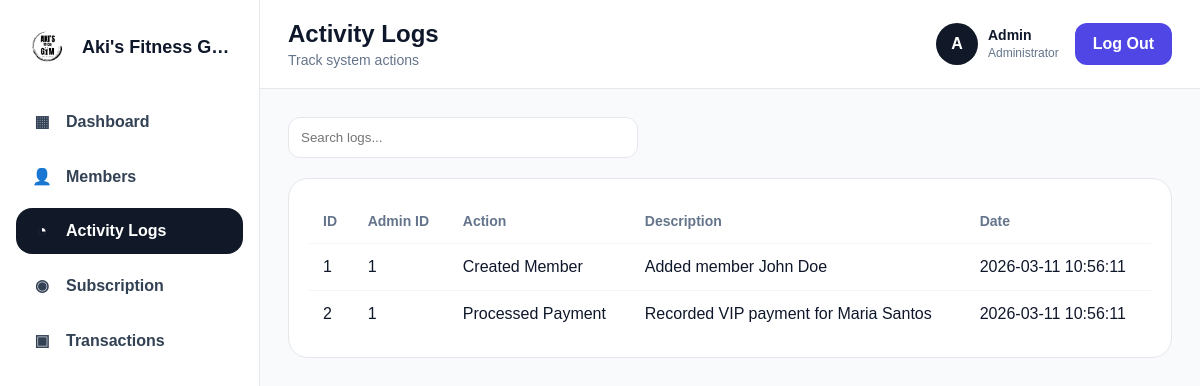
/pages/logs.php, run on an earlier commit of the app's database.
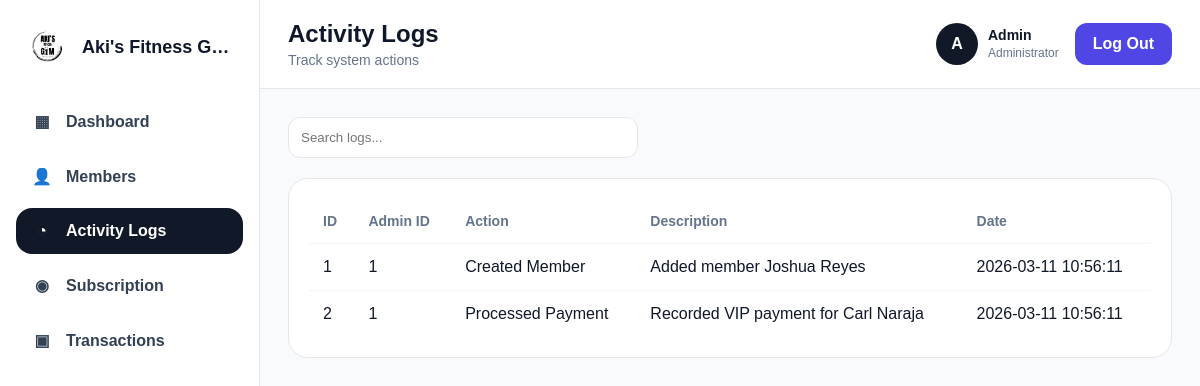
And on a later commit of the database.
### tables this page shows
CREATE TABLE `tbl_logs` (
  `log_id` int(11) NOT NULL,
  `admin_id` int(11) DEFAULT NULL,
  `action` varchar(255) NOT NULL,
  `description` text DEFAULT NULL,
  `ip_address` varchar(45) DEFAULT NULL,
  `created_at` timestamp NOT NULL DEFAULT current_timestamp()
);

### pages/logs.php (the view, shortened to what this page needs)
<?php
require_once("../includes/db.php");
$logs = mysqli_query($conn,"SELECT * FROM tbl_logs ORDER BY created_at DESC");
?>
<!DOCTYPE html>
<html lang="en">
<head>
<link rel="stylesheet" href="/akisgym/assets/css/style.css">
</head>
<body class="saas-body">
<div class="saas-layout">
<aside class="saas-sidebar">
<div class="saas-brand">
<div class="saas-brand-logo">
    <img src="../assets/logo/logo.png" alt="Gym Logo">
</div>
<div class="saas-brand-text">Aki's Fitness Gym</div>
</div>
<nav class="saas-menu">
<a href="dashboard.php" class="saas-link">
<span class="saas-link-icon">▦</span>
<span>Dashboard</span>
</a>
<a href="members.php" class="saas-link">
<span class="saas-link-icon">👤</span>
<span>Members</span>
</a>
<a href="logs.php" class="saas-link active">
<span class="saas-link-icon">◔</span>
<span>Activity Logs</span>
</a>
<a href="subscription.php" class="saas-link">
<span class="saas-link-icon">◉</span>
<span>Subscription</span>
</a>
<a href="transaction.php" class="saas-link">
<span class="saas-link-icon">▣</span>
<span>Transactions</span>
</a>
</nav>
</aside>
<div class="saas-main">
<header class="saas-topbar">
<div class="saas-topbar-left">
<div>
<h2>Activity Logs</h2>
<p>Track system actions</p>
</div>
</div>
<div class="saas-topbar-right">
<div class="saas-user">
<div class="saas-user-avatar">A</div>
<div>
<strong>Admin</strong>
<small>Administrator</small>
</div>
</div>
<a href="../auth/logout.php" class="saas-logout-btn">Log Out</a>
</div>
</header>
<main class="saas-content">
<div class="logs-search">
<input type="text" id="logSearch" placeholder="Search logs...">
</div>
<div class="logs-table">
<table id="logsTable">
<thead>
<tr>
<th>ID</th>
<th>Admin ID</th>
<th>Action</th>
<th>Description</th>
<th>Date</th>
</tr>
</thead>
<tbody>
<?php while($row = mysqli_fetch_assoc($logs)): ?>
<tr>
<td><?php echo $row['log_id']; ?></td>
<td><?php echo $row['admin_id']; ?></td>
<td><?php echo $row['action']; ?></td>
<td><?php echo $row['description']; ?></td>
<td><?php echo $row['created_at']; ?></td>
</tr>
<?php endwhile; ?>
</tbody>
</table>
</div>
</main>
</div>
</div>
</body>
</html>

### assets/css/style.css (style rules this page uses)
* { margin:0; padding:0; box-sizing:border-box; }
html, body { width:100%; height:100%; font-family:Arial, Helvetica, sans-serif; }
body.saas-body { margin:0; background:#f8fafc; font-family:Arial, Helvetica, sans-serif; color:#0f172a; }
.saas-layout { display:flex; min-height:100vh; width:100%; }
.saas-main { flex:1; min-width:0; display:flex; flex-direction:column; }
.saas-sidebar { width:260px; min-width:260px; background:#ffffff; border-right:1px solid #e5e7eb; padding:24px 16px; transition:0.3s ease; overflow:hidden; flex-shrink:0; display:flex; flex-direction:column; }
.saas-brand { display:flex; align-items:center; gap:12px; margin-bottom:28px; padding:0 8px; }
.saas-brand-logo { width:46px; height:46px; border-radius:50%; overflow:hidden; flex-shrink:0; display:flex; align-items:center; justify-content:center; background:#ffffff; }
.saas-brand-logo img { width:100%; height:100%; object-fit:cover; display:block; }
.saas-brand-text { font-weight:700; font-size:18px; white-space:nowrap; overflow:hidden; text-overflow:ellipsis; }
.saas-menu { display:flex; flex-direction:column; gap:8px; }
.saas-link { display:flex; align-items:center; gap:12px; text-decoration:none; color:#334155; padding:14px 14px; border-radius:16px; font-weight:600; transition:0.2s ease; }
.saas-link.active { background:#111827; color:#fff; }
.saas-link-icon { width:24px; text-align:center; flex-shrink:0; }
.saas-topbar { display:flex; justify-content:space-between; align-items:center; padding:20px 28px; background:#ffffff; border-bottom:1px solid #e5e7eb; }
.saas-topbar-left { display:flex; align-items:center; gap:14px; }
.saas-topbar-left h2 { margin:0; font-size:24px; }
.saas-topbar-left p { margin:4px 0 0; color:#64748b; font-size:14px; }
.saas-topbar-right { display:flex; align-items:center; gap:16px; }
.saas-user { display:flex; align-items:center; gap:10px; background:#fff; }
.saas-user-avatar { width:42px; height:42px; border-radius:50%; background:#111827; color:#fff; display:flex; align-items:center; justify-content:center; font-weight:700; }
.saas-user strong { display:block; font-size:14px; }
.saas-user small { color:#64748b; font-size:12px; }
.saas-logout-btn { text-decoration:none; background:#4f46e5; color:#fff; padding:12px 18px; border-radius:12px; font-weight:700; }
.saas-content { padding:28px; }

### pages/logs.php (style rules this page uses)
.logs-search { margin-bottom:20px; max-width:350px; }
.logs-search input { width:100%; padding:12px; border:1px solid #e5e7eb; border-radius:12px; }
.logs-table { background:#fff; border-radius:20px; padding:20px; border:1px solid #e5e7eb; }
.logs-table table { width:100%; border-collapse:collapse; }
.logs-table th { text-align:left; padding:14px; font-size:14px; color:#64748b; }
.logs-table td { padding:14px; border-top:1px solid #f1f5f9; }

What changed in the data, as far as the page shows it:
changed tbl_logs "Created Member": description "Added member John Doe" → "Added member Joshua Reyes"
changed tbl_logs "Processed Payment": description "Recorded VIP payment for Maria Santos" → "Recorded VIP payment for Carl Naraja"
